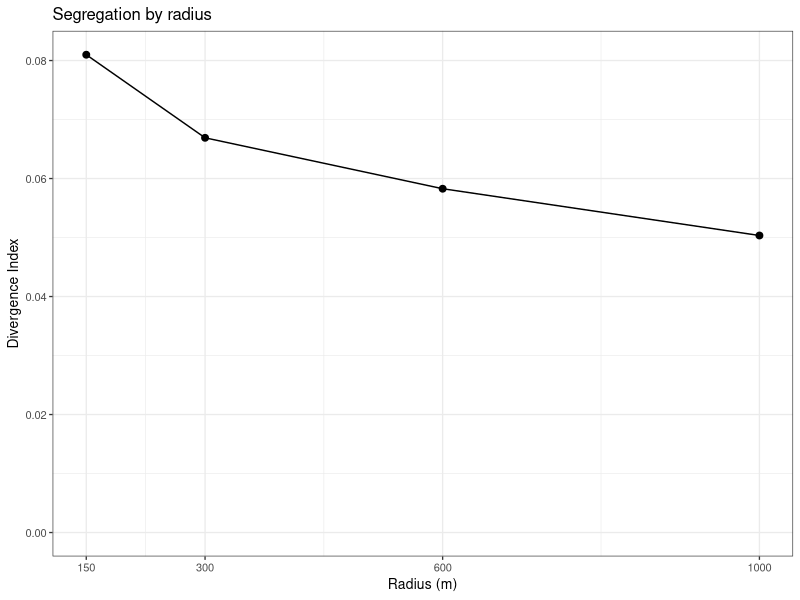
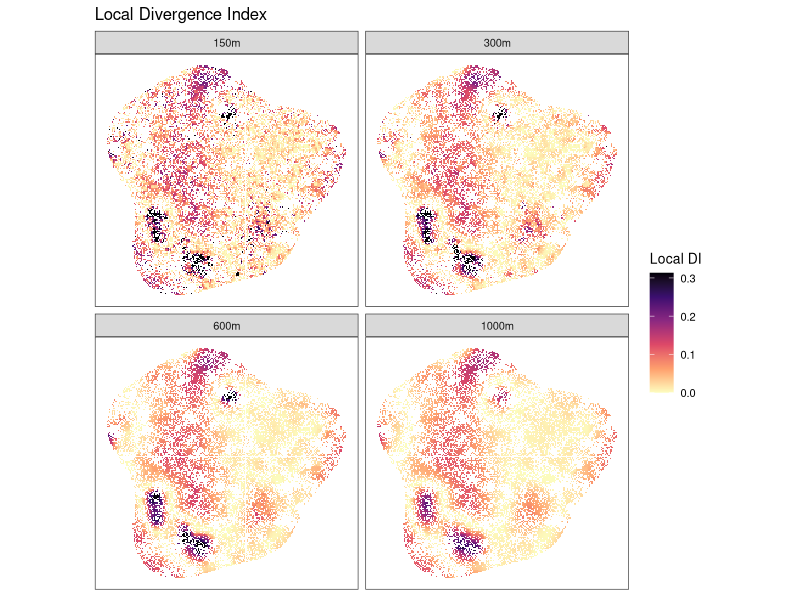

Recreate these plots in R, in order.
# =============================================================================
# Multiscale Divergence Index (DI), Stockholm 2022
#
# Method:
#   - for every 100 m cell in Stockholm municipality (180), sum the group counts
#     of all cells whose centre lies within the radius (the cell itself included;
#     cells in the 10 km buffer count as neighbours)
#   - local DI = sum over groups of p * log(p / r), where p is the local share
#     and r the share in Stockholm municipality
#   - radii: 150, 300, 600, 1000 m
#
# Groups: sb = born in Sweden, fb_e = born in Europe, fb_ne = born outside Europe
# =============================================================================

library(dplyr)
library(tidyr)
library(readr)
library(ggplot2)

dir.create("results", showWarnings = FALSE)

# -----------------------------------------------------------------------------
# Data: one row per 100 m cell (e, n = lower-left corner, SWEREF99 TM)
# -----------------------------------------------------------------------------
cnt <- read_csv("data/simulated_grid_2022.csv", show_col_types = FALSE,
                col_select = c(year, municipality, e, n, sb, fb_e, fb_ne)) %>%
  filter(year == 2022) %>%
  transmute(x = e, y = n, municipality, sb, fb_e, fb_ne,
            in_target = municipality == 180)

# Reference: composition of Stockholm municipality
ref <- cnt %>%
  filter(in_target) %>%
  summarise(pop = sum(sb) + sum(fb_e) + sum(fb_ne),
            r_sb = sum(sb) / pop, r_fb_e = sum(fb_e) / pop, r_fb_ne = sum(fb_ne) / pop)

# Target cells: Stockholm municipality only
tgt <- cnt %>% filter(in_target) %>% select(x, y)

# -----------------------------------------------------------------------------
# Local sums within each radius and the local DI
# -----------------------------------------------------------------------------
focal <- list()
for (b in c(150, 300, 600, 1000)) {
  # offsets (in metres) of the cells within radius b
  k   <- floor(b / 100) * 100
  off <- expand_grid(dx = seq(-k, k, 100), dy = seq(-k, k, 100)) %>% filter(dx^2 + dy^2 <= b^2)

  # every target cell paired with every neighbour position; neighbour counts summed per target cell
  focal[[as.character(b)]] <- cross_join(tgt, off) %>%
    mutate(nx = x + dx, ny = y + dy) %>%
    inner_join(cnt %>% select(nx = x, ny = y, sb, fb_e, fb_ne), by = c("nx", "ny")) %>%
    group_by(x, y) %>%
    summarise(across(c(sb, fb_e, fb_ne), sum), .groups = "drop") %>%
    cross_join(ref %>% select(-pop)) %>%
    mutate(pop = sb + fb_e + fb_ne,
           DI  = if_else(pop > 0,
                         if_else(sb    > 0, (sb    / pop) * log((sb    / pop) / r_sb),    0) +
                         if_else(fb_e  > 0, (fb_e  / pop) * log((fb_e  / pop) / r_fb_e),  0) +
                         if_else(fb_ne > 0, (fb_ne / pop) * log((fb_ne / pop) / r_fb_ne), 0),
                         NA_real_),
           bw = b) %>%
    select(x, y, bw, local_pop = pop, DI)

  cat(sprintf("local sums at %4dm: %d cells in the radius\n", b, nrow(off)))
}

# Local DI for every Stockholm cell and radius, with the cell's own population
local <- bind_rows(focal) %>%
  left_join(cnt %>% transmute(x, y, own_pop = sb + fb_e + fb_ne), by = c("x", "y"))

# -----------------------------------------------------------------------------
# Summary: DI for Stockholm at each radius
# -----------------------------------------------------------------------------
# DI = mean of local DI weighted by each cell's own population
summary_bw <- local %>%
  group_by(bw) %>%
  summarise(DI_local_med = median(DI, na.rm = TRUE),
            DI_local_p90 = quantile(DI, 0.9, na.rm = TRUE),
            DI           = weighted.mean(DI, own_pop, na.rm = TRUE),   # last: it overwrites DI
            cells        = n(),
            pop          = sum(own_pop))
print(summary_bw)

write_csv(summary_bw, "results/DI_stockholm_by_radius.csv")
write_csv(local,      "results/DI_local_cells.csv")   # cell level: keep out of GitHub

# -----------------------------------------------------------------------------
# Figures
# -----------------------------------------------------------------------------
radius_labels <- c("150m", "300m", "600m", "1000m")
theme_set(theme_bw(10))

ggsave("results/fig_DI_by_radius.png", width = 6, height = 4, dpi = 200,
       ggplot(summary_bw, aes(bw, DI)) +
         geom_line() +
         geom_point(size = 2) +
         scale_x_continuous(breaks = c(150, 300, 600, 1000)) +
         expand_limits(y = 0) +
         labs(x = "Radius (m)", y = "Divergence Index", title = "Segregation by radius"))

ggsave("results/fig_map_local_DI.png", width = 9, height = 8, dpi = 200,
       ggplot(local %>% mutate(radius = factor(paste0(bw, "m"), radius_labels)),
              aes(x + 50, y + 50, fill = DI)) +
         geom_tile(width = 100, height = 100) +
         facet_wrap(~ radius) +
         scale_fill_viridis_c(option = "magma", direction = -1,
                              limits = c(0, quantile(local$DI, 0.99, na.rm = TRUE)), oob = scales::squish) +
         coord_equal() +
         labs(x = NULL, y = NULL, fill = "Local DI", title = "Local Divergence Index") +
         theme(axis.text = element_blank(), axis.ticks = element_blank(), panel.grid = element_blank()))
